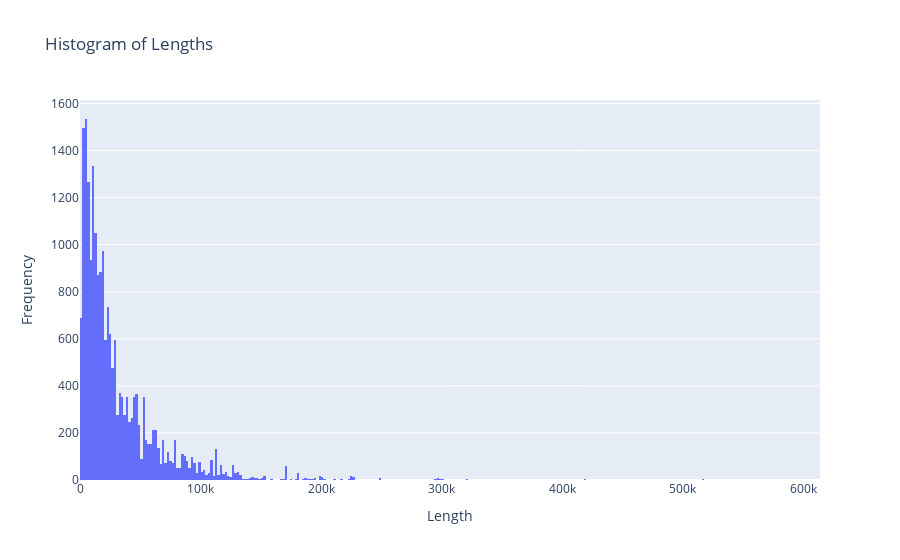

The cell this chart's notebook holds for it:
### Code cell
import plotly.graph_objects as go

# Sample list of lengths


# Create the histogram
fig = go.Figure(data=[go.Histogram(x=lengths_l1k)])

# Update layout for a cleaner look
fig.update_layout(title='Histogram of Lengths',
                  xaxis_title='Length',
                  yaxis_title='Frequency')

# Display the histogram
fig.show()

### Figure 1 — Plotly figure (JSON) as saved in the notebook; plotly's stock layout.template omitted (floating-point values rounded to 4 significant figures; data arrays with more than 128 entries replaced by an {"elided": "..."} marker saying what was removed)
{"data": [{"type": "histogram", "x": {"elided": "21188 int values"}}], "layout": {"title": {"text": "Histogram of Lengths"}, "xaxis": {"title": {"text": "Length"}}, "yaxis": {"title": {"text": "Frequency"}}}}
